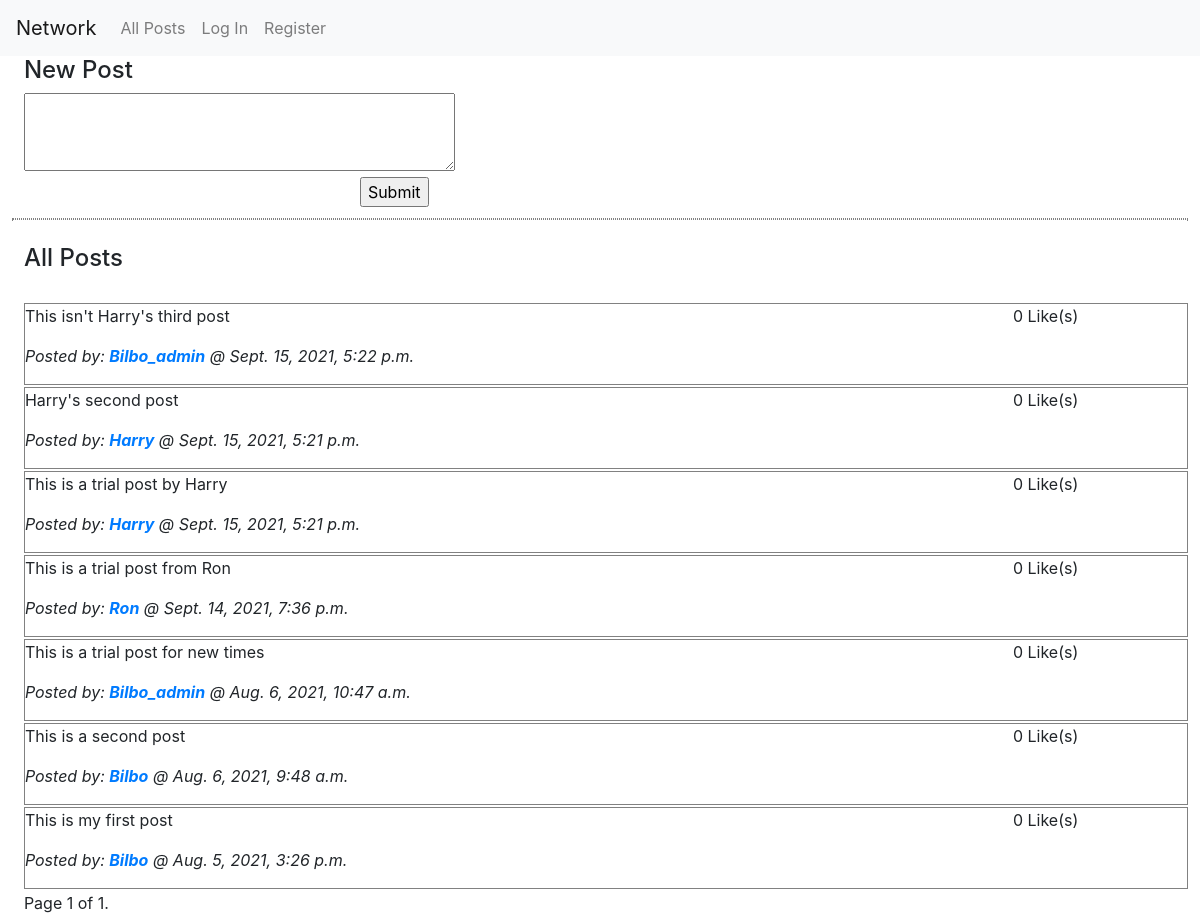
The app's page /, older data.
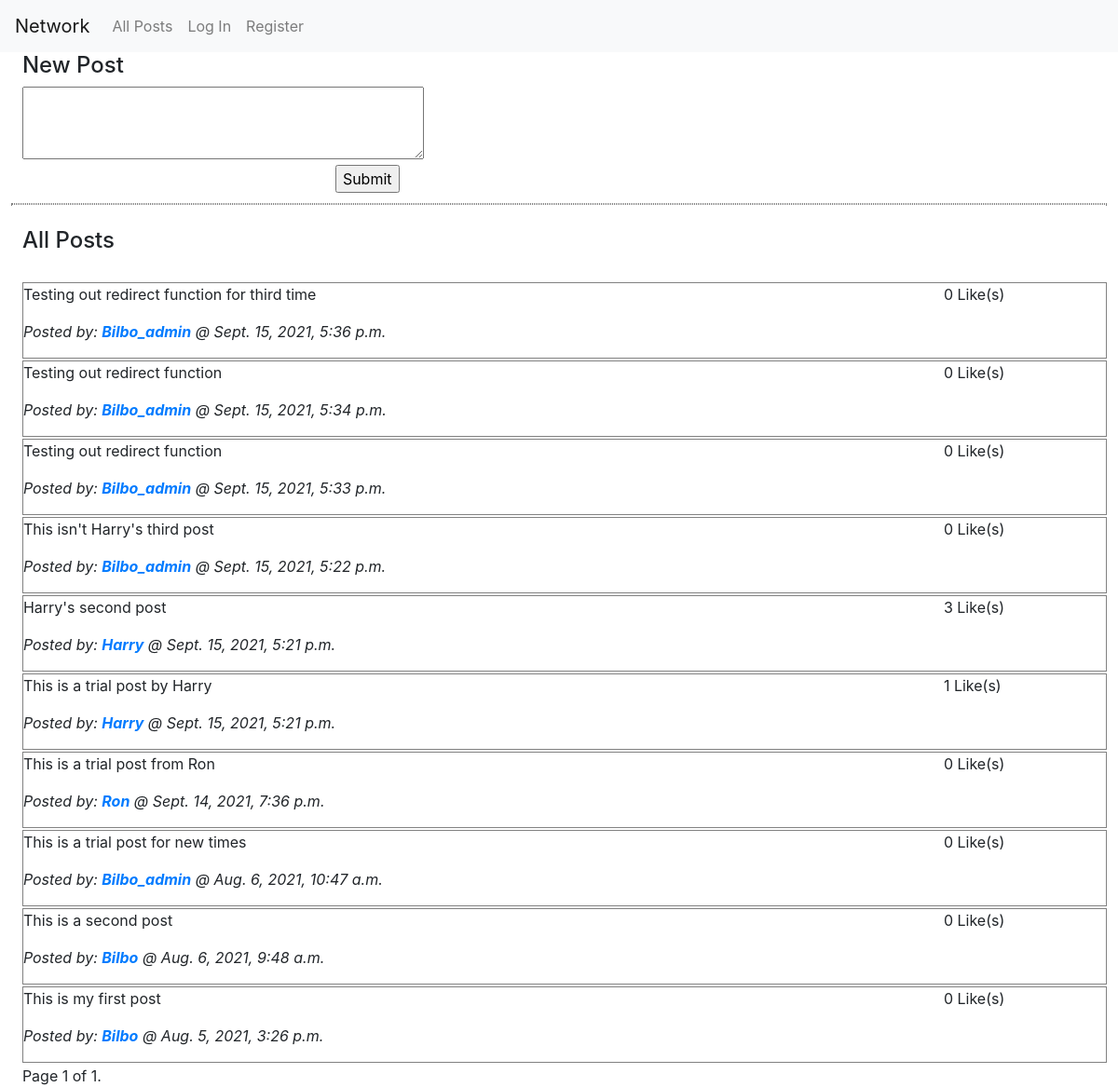
The same page, newer data.
### network/models.py (models this page shows, shortened)
class Post(models.Model):
    post_creator = models.ForeignKey(User, on_delete = models.CASCADE)
    time_created = models.DateTimeField(auto_now_add=True)
    content = models.TextField(blank=True, null=True)
    likes = models.ManyToManyField(User, related_name = 'liked', blank = True)

class User(AbstractUser):
    following = models.ManyToManyField("User", related_name="users_followed", blank = True)
    followers = models.ManyToManyField("User", related_name="users_follow", blank = True)

### network/views.py (the view)
# urls.py: path("", views.index, name="index"),
def index(request):
    form = NewPostForm(request.POST)
    Posts = Post.objects.all()
    Posts = Posts.order_by("-time_created").all()
    paginator = Paginator(Posts, 10)
    page_number = request.GET.get('page')
    Posts = paginator.get_page(page_number)
    return render(request, "network/index.html", {
        "form": form,
        "Posts": Posts
    })

### network/forms.py
class NewPostForm(forms.Form):
    Post_content = forms.CharField(widget= forms.Textarea(attrs={'rows':3,'cols': 40}), max_length= 200,label="Post Content")

### network/templates/network/index.html (shortened to what this page needs)
{% extends "network/layout.html" %}
{% load static %}
{% block body %}
    <div class="body">
        <div class="create_post">
            <h4>New Post</h4>
            <form action="{% url 'create_post'%}" method="post">
                {{ form.Post_content }}
                <input class="submit-btn" id = "new_post_btn" type="submit" value="Submit" />
            </form>
        </div>
    </div>
    <div class="striped-border"></div>
    <h4 class="body">All Posts</h4>
    <div class="all_posts_block">
        {% for Post in Posts %}
            <div class="post_block">
                <div class = "posts" id="post_{{Post.id}}" >
                    <p>{{Post.content}}</p>
                    <p><i>Posted by: <a href="{% url 'profile' Post.post_creator %}"><strong>{{ Post.post_creator }}</strong></a> @ {{Post.time_created}}</i></p>
                </div>
                <div class="add_ons">
                    <div class = "likes">
                        <span id = "likes_{{Post.id}}">{{Post.likes.all.count}}</span> Like(s)
                    </div>
                </div>
            </div>
        {% endfor %}
    </div>
    <div class="pagination">
        <span class="step-links">
            <span class="current">
                Page {{ Posts.number }} of {{ Posts.paginator.num_pages }}.
            </span>
        </span>
    </div>
{% endblock %}

### network/templates/network/layout.html (shortened to what this page needs)
{% load static %}
<!DOCTYPE html>
<html lang="en">
    <head>
        <link rel="stylesheet" href="https://stackpath.bootstrapcdn.com/bootstrap/4.4.1/css/bootstrap.min.css">
        <link href="{% static 'network/styles.css' %}" rel="stylesheet">
    </head>
    <body>
        <nav class="navbar navbar-expand-lg navbar-light bg-light">
            <a class="navbar-brand" href="#">Network</a>
            <div>
              <ul class="navbar-nav mr-auto">
                <li class="nav-item">
                  <a class="nav-link" href="{% url 'index' %}">All Posts</a>
                </li>
                {% if user.is_authenticated %}
                    <li class="nav-item">
                        <a class="nav-link" href="{% url 'following_posts' %}" >Following</a>
                    </li>
                    <li class="nav-item">
                        <a class="nav-link" href="{% url 'logout' %}">Log Out</a>
                    </li>
                {% else %}
                    <li class="nav-item">
                        <a class="nav-link" href="{% url 'login' %}">Log In</a>
                    </li>
                    <li class="nav-item">
                        <a class="nav-link" href="{% url 'register' %}" >Register</a>
                    </li>
                {% endif %}
              </ul>
            </div>
        </nav>
        <div class="body">
            {% block body %}
            {% endblock %}
        </div>
    </body>
</html>

### network/static/network/styles.css (style rules this page uses)
.post_block { border-style: solid; border-color: rgb(129, 129, 129); border-width: 1px; display: flex; margin-right: 1%; margin-bottom: 2px; }
.body { margin-left: 1%; }
.create_post { inline-size: 10%; }
.striped-border { border: 1px dotted rgb(129, 129, 129); width: 99%; margin-top: 3.5%; margin-bottom: 2%; }
.all_posts_block { margin-top: 30px; margin-left: 1%; }
.posts { width: 85%; }
.pagination { margin-left: 1%; }
#new_post_btn { position: absolute; margin-left: 336px; }

Row changes from the older to the newer data that the page shows:
added Post: content "Testing out redirect function for third time", post_creator "Bilbo_admin", time_created "Sept. 15, 2021, 5:36 p.m.", likes.all.count "0"
added Post: content "Testing out redirect function", post_creator "Bilbo_admin", time_created "Sept. 15, 2021, 5:34 p.m.", likes.all.count "0"
added Post: content "Testing out redirect function", post_creator "Bilbo_admin", time_created "Sept. 15, 2021, 5:33 p.m.", likes.all.count "0"
computed for Post "Harry's second post": likes.all.count "0" → "3"
computed for Post "This is a trial post by Harry": likes.all.count "0" → "1"
